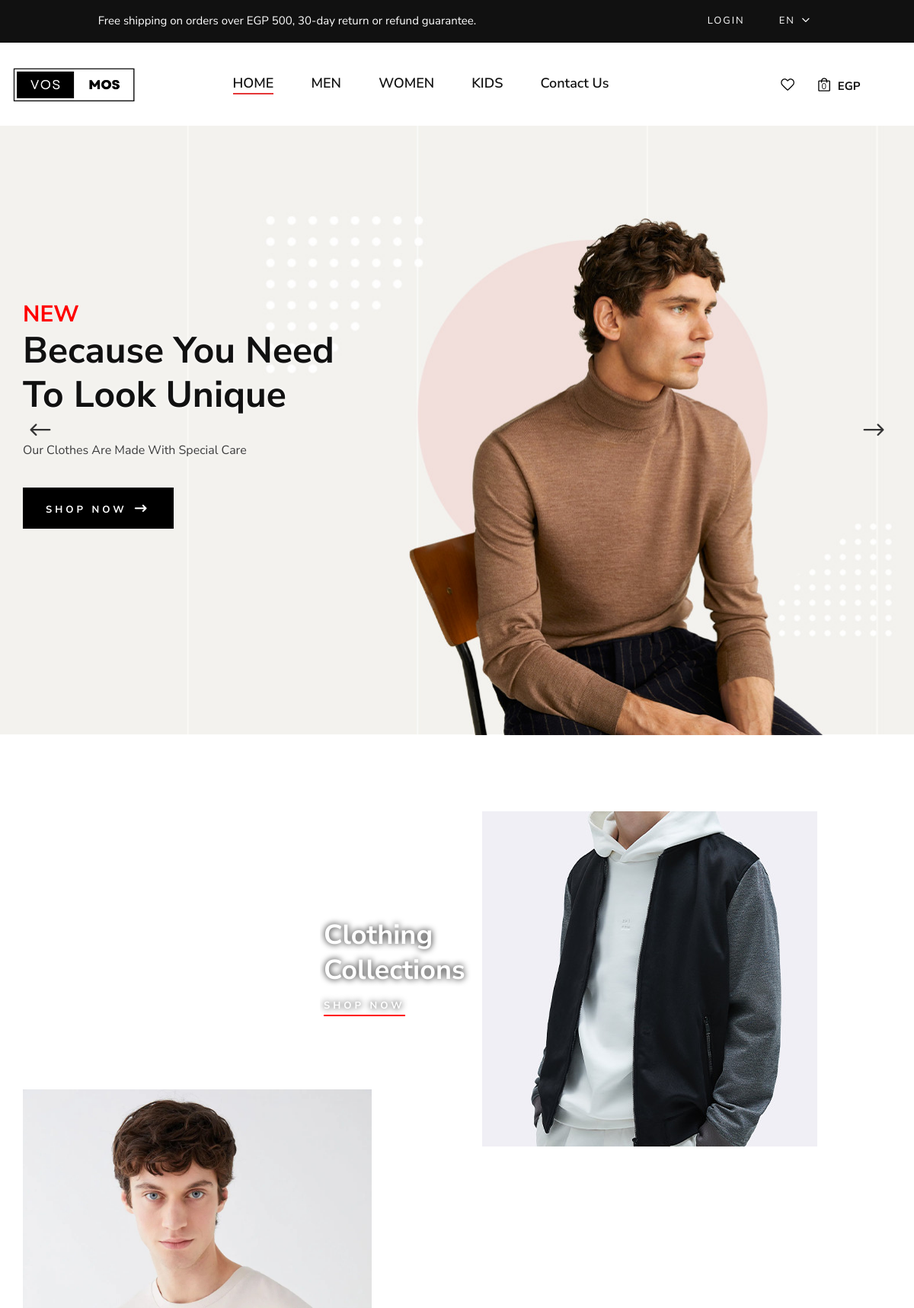
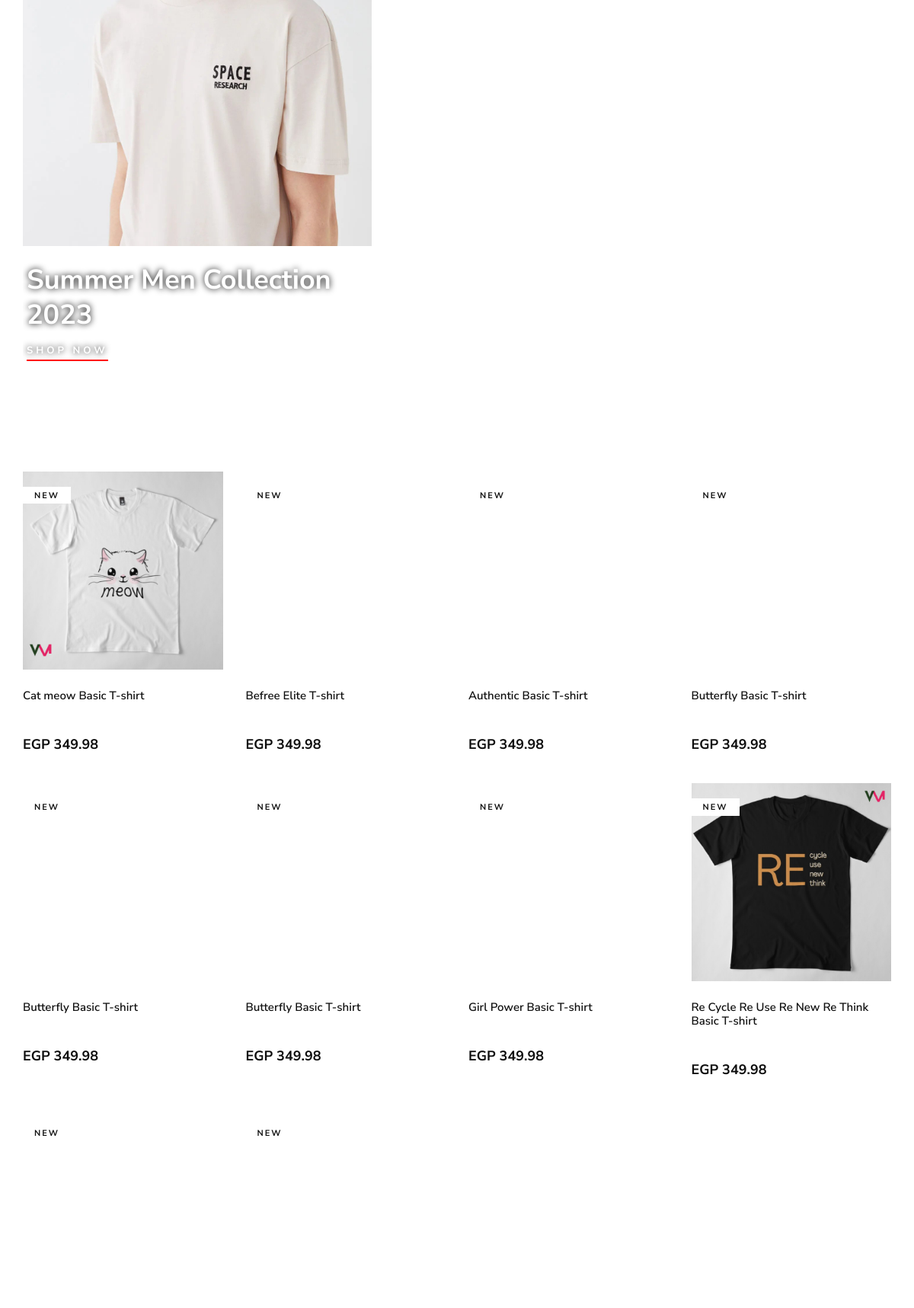
The page / (upper part) on the database its author committed (2 pictures, top to bottom).
### frontend/models.py (models this page shows)
class Product(models.Model):
    CATEGORY_CHOICES = (
        ('M', 'Men'),
        ('W', 'Women'),
        ('K', 'Kids'),
        ('A', 'Accessories'),
    )
    SUB_CATEGORY_CHOICES = (
    ('S', 'Shirt'),
    ('SW', 'Sport wear'),
    ('OW', 'Outwear')
    )
    LABEL_CHOICES = (
        ('NEW', 'primary'),
        ('BEST Seller', 'secondary'),
        ('N', '')
    )
    product_id = models.AutoField
    id = models.AutoField(primary_key=True, auto_created=True)
    product_name = models.CharField(max_length=50)
    category = models.CharField(choices=CATEGORY_CHOICES, max_length=2)
    label = models.CharField(choices=LABEL_CHOICES, max_length=11, default="")
    subcategory = models.CharField(choices= SUB_CATEGORY_CHOICES ,max_length=50, default="")
    price = models.FloatField(default=0)
    discount_price = models.FloatField(default=0)
    pub_date = models.DateField()
    image = models.ImageField(upload_to=rename_image, default="", blank=True, null=True)
    material = models.CharField(max_length=50, default="Coton 100%")
    description = models.TextField(default="Are you looking for a t shirt that is comfortable, stylish and affordable? Look no further than our new collection of t shirts, designed to suit any occasion and personality. Whether you want to express your creativity, show your support for a cause, or simply enjoy a casual day out, we have the perfect t shirt for you. Our t shirts are made from high-quality cotton, which is soft, breathable and durable. They come in a variety of colors, sizes and designs, so you can find the one that matches your style and mood.  Our t shirts are easy to wash and care for, and they will not fade or shrink over time. They are also eco-friendly and ethically produced, so you can wear them with confidence and pride. Order your t shirt today and enjoy free shipping for orders over EGP 500. You will love how you look and feel in our t shirts, and so will everyone else. Don't miss this opportunity to get the best t shirt ever.")
    path = models.CharField(max_length=50, default="")
    def get_absolute_url(self):
        return f"/product_detail/{self.id}/"

### frontend/views.py (the view)
# urls.py: path('', views.index, name='index'),
def index(request):
    recently_viewed_product_ids = request.session.get('recently_viewed_products', [])
    recently_viewed_products = Product.objects.filter(id__in=recently_viewed_product_ids)
    products = Product.objects.all()[:10]
    return render(request, 'index.html', {
        'products': products,
        'recently_viewed_products': recently_viewed_products,
    })

### frontend/templates/index.html (shortened to what this page needs)
{% extends "layout.html" %}
{% load static %}
{% block body %}
 <section class="hero">
  <div class="hero__slider owl-carousel">
      <div class="hero__items set-bg" data-setbg="{% static 'frontend/img/hero/hero-1.jpg' %}">
          <div class="container">
              <div class="row">
                  <div class="col-xl-5 col-lg-7 col-md-8 col-12">
                    <div class="hero__text">
                      <h3 style="color: red; font-weight:700">NEW</h3>
                      <h2>Because You Need<br>To Look Unique</h2>
                      <p>Our Clothes Are Made With Special Care</p>
                      <a href="{% url 'show_products' %}" class="primary-btn">Shop now <span class="arrow_right"></span></a>
                  </div>
                  </div>
              </div>
          </div>
      </div>
  </div>
</section>
  <section class="banner spad">
      <div class="container">
          <div class="row">
              <div class="col-lg-7 offset-lg-4">
                  <div class="banner__item">
                      <div class="banner__item__pic">
                          <img src="{% static 'frontend/img/banner/banner-1.jpg' %}" alt="">
                      </div>
                      <div class="banner__item__text">
                          <h2>Clothing Collections</h2>
                          <a href="{% url 'show_products' 'W' %}">Shop now</a>
                      </div>
                  </div>
              </div>
              <div class="col-lg-5">
                  <div class="banner__item banner__item--middle">
                      <div class="banner__item__pic">
                          <img src="{% static 'frontend/img/banner/banner-2.jpg' %}" alt="">
                      </div>
                      <div class="banner__item__text">
                          <h2>Summer Men Collection 2023</h2>
                          <a href="{% url 'show_products' 'W' %}">Shop now</a>
                      </div>
                  </div>
              </div>
              <div class="col-lg-7">
                  <div class="banner__item banner__item--last">
                  </div>
              </div>
          </div>
      </div>
  </section>
<section class="product spad">
    <div class="container">
        <div class="row">
            <div class="col-lg-12">
            </div>
        </div>
        <div class="row product__filter">
            {% for product in products %}
            <div class="col-lg-3 col-md-6 col-sm-6 col-6 mix new-arrivals">
                <div class="product__item">
                    <div class="product__item__pic set-bg" data-setbg="{% static product.path %}"
                        onclick="window.location.href='{{ product.get_absolute_url }}'">
                        {% if product.label != 'N' %}
                        <span class="label">{{ product.label }}</span>
                        {% endif %}
                    </div>
                    <div class="product__item__text">
                        <h6>{{ product.product_name }}</h6>
                        <div class="rating">
                            <i class="fa fa-star-o"></i>
                            <i class="fa fa-star-o"></i>
                            <i class="fa fa-star-o"></i>
                            <i class="fa fa-star-o"></i>
                            <i class="fa fa-star-o"></i>
                        </div>
                        <h5>EGP {{ product.price|floatformat:2 }}</h5>
                    </div>
                </div>
            </div>
            {% endfor %}
          </div>
      </div>
  </section>
  <br>
  <br>
{% endblock %}

### frontend/static/frontend/css/style.css (style rules this page uses)
html, body { height: 100%; font-family: "Nunito Sans", sans-serif; -webkit-font-smoothing: antialiased; }
h1, h2, h3, h4, h5, h6 { margin: 0; color: #111111; font-weight: 400; font-family: "Nunito Sans", sans-serif; }
h2 { font-size: 36px; }
h3 { font-size: 30px; }
h5 { font-size: 18px; }
h6 { font-size: 16px; }
p { font-size: 15px; font-family: "Nunito Sans", sans-serif; color: #3d3d3d; font-weight: 400; line-height: 25px; margin: 0 0 15px 0; }
img { max-width: 100%; }
.set-bg { background-repeat: no-repeat; background-size: cover; background-position: top center; }
.spad { padding-top: 100px; padding-bottom: 100px; }
.primary-btn { display: inline-block; font-size: 13px; font-weight: 700; text-transform: uppercase; padding: 14px 30px; color: #ffffff; background: #000000; letter-spacing: 4px; }
.hero__slider.owl-carousel .owl-item.active .hero__text h2 { top: 0; opacity: 1; text-shadow: 0px 0px 5px white; }
.hero__slider.owl-carousel .owl-item.active .hero__text p { top: 0; opacity: 1; text-shadow: 0px 0px 5px white; }
.hero__slider.owl-carousel .owl-item.active .hero__text .primary-btn { top: 0; opacity: 1; }
.hero__items { height: 800px; padding-top: 230px; }
.hero__text h2 { color: #111111; font-size: 48px; font-weight: 700; line-height: 58px; margin-bottom: 30px; position: relative; top: 100px; opacity: 0; -webkit-transition: all, 0.6s; -o-transition: all, 0.6s; transition: all, 0.6s; }
.hero__text p { font-size: 16px; line-height: 28px; margin-bottom: 35px; position: relative; top: 100px; opacity: 0; -webkit-transition: all, 0.9s; -o-transition: all, 0.9s; transition: all, 0.9s; }
.hero__text .primary-btn { position: relative; top: 100px; opacity: 0; -webkit-transition: all, 1.1s; -o-transition: all, 1.1s; transition: all, 1.1s; }
.hero__text .primary-btn span { font-size: 20px; position: relative; top: 4px; font-weight: 700; }
.banner__item { position: relative; overflow: hidden; }
.banner__item.banner__item--middle { margin-top: -75px; }
.banner__item.banner__item--middle .banner__item__pic { float: none; }
.banner__item.banner__item--middle .banner__item__text { position: relative; top: 0; left: 0; max-width: 100%; padding-top: 22px; }
.banner__item.banner__item--last { margin-top: 100px; }
.banner__item__pic { float: right; }
.banner__item__text { max-width: 300px; position: absolute; left: 0; top: 140px; }
.banner__item__text h2 { color: white; font-weight: 700; line-height: 46px; margin-bottom: 10px; margin-left: 5px; text-shadow: 0px 0px 8px black; }
.banner__item__text a { display: inline-block; color: white; font-size: 13px; font-weight: 700; letter-spacing: 4px; text-transform: uppercase; padding: 3px 0; position: relative; margin-left: 5px; text-shadow: 0px 0px 8px black; }
.banner__item__text a:after { position: absolute; left: 0; bottom: 0; width: 100%; height: 2px; background: #111111; content: ""; -webkit-transition: all, 0.3s; -o-transition: all, 0.3s; transition: all, 0.3s; }
.product { padding-top: 0; padding-bottom: 60px; }
.product__item { overflow: hidden; margin-bottom: 40px; }
.product__item__pic { height: 260px; position: relative; background-position: center center; }
.product__item__pic .label { color: #111111; font-size: 11px; font-weight: 700; letter-spacing: 2px; text-transform: uppercase; display: inline-block; padding: 4px 15px 2px; background: #ffffff; position: absolute; left: 0; top: 20px; }
.product__item__text { padding-top: 25px; position: relative; }
.product__item__text h6 { color: #111111; font-size: 15px; font-weight: 600; margin-bottom: 15px; -webkit-transition: all, 0.3s; -o-transition: all, 0.3s; transition: all, 0.3s; }
.product__item__text .rating { margin-bottom: 6px; }
.product__item__text .rating i { font-size: 14px; color: #b7b7b7; margin-right: -5px; }
.product__item__text h5 { color: #0d0d0d; font-weight: 700; }
.hero .hero__items { height: 100vh ; background-position: 60%; }
.banner .container .row .banner__item__text a::after { background: red; }
@media only screen and (min-width: 1200px) { .container { max-width: 1170px; } }

### rows shown on the page
Product: shows a picture, label "NEW", product_name "Cat meow Basic T-shirt", price "349.98"
Product: label "NEW", product_name "Befree Elite T-shirt", price "349.98"
Product: label "NEW", product_name "Authentic Basic T-shirt", price "349.98"
Product: label "NEW", product_name "Butterfly Basic T-shirt", price "349.98"
Product: label "NEW", product_name "Butterfly Basic T-shirt", price "349.98"
Product: label "NEW", product_name "Butterfly Basic T-shirt", price "349.98"
Product: label "NEW", product_name "Girl Power Basic T-shirt", price "349.98"
Product: shows a picture, label "NEW", product_name "Re Cycle Re Use Re New Re Think Basic T-shirt", price "349.98"
Product: label "NEW"
Product: label "NEW"
